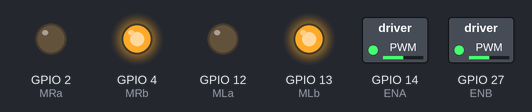
Simulated run of this sketch. Board: ESP32. Shown: switched loads named in the sketch (green lamp = pin HIGH), output pins drawn as LEDs (lit = HIGH). What the sketch prints to the serial monitor is not drawn.

Above: at 0.05 s.
At 2.95 s:
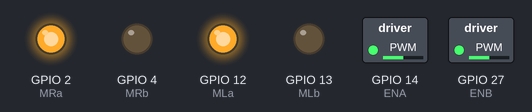
At 4.95 s:
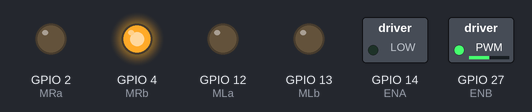
At 5.95 s:
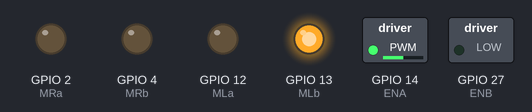
At 6.95 s:
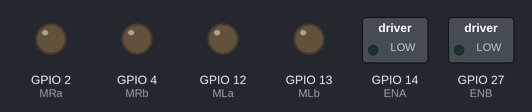
Timing chart, 0 to 9.1 s (numbered marks = the images above):
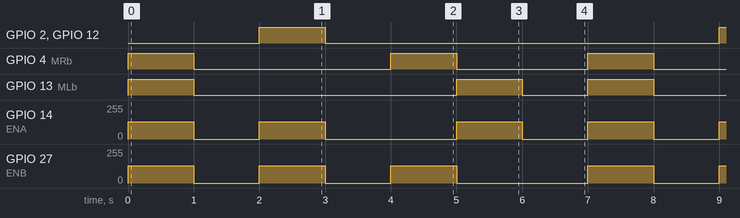

Measured:
- by itself, GPIO 2 (MRa), GPIO 12 (MLa): alternates HIGH for 1.0 s and LOW for 6.0 s
- by itself, GPIO 4 (MRb): repeats every 7.0 s: LOW 3.0 s, HIGH 1.0 s, LOW 2.0 s, HIGH 1.0 s
- by itself, GPIO 13 (MLb): repeats every 7.0 s: LOW 4.0 s, HIGH 1.0 s, LOW 1.0 s, HIGH 1.0 s
- by itself, GPIO 14 (ENA): repeats every 7.0 s: 0/255 1.0 s, 129/255 1.0 s, 0/255 2.0 s, 129/255 1.0 s, 0/255 1.0 s, 129/255 1.0 s
- by itself, GPIO 27 (ENB): repeats every 7.0 s: 2 × (0/255 1.0 s, 129/255 1.0 s), 0/255 2.0 s, 129/255 1.0 s

The sketch:

Testdongco.ino
```cpp
#define MLa 12
#define MLb 13
#define ENA 14

#define MRa 2
#define MRb 4
#define ENB 27

void setup() {
  pinMode(MLa, OUTPUT);
  pinMode(MLb, OUTPUT);
  pinMode(MRa, OUTPUT);
  pinMode(MRb, OUTPUT);
  ledcSetup(0, 1000, 8); //chanel 0, 1000hz, phan giai 8bit
  ledcAttachPin(ENA, 0); //gan chan GPIO 14 vao kenh 0 de dieu khien

  ledcSetup(1, 1000, 8); //chanel 1, 1000hz, do phan giai 8bit
  ledcAttachPin(ENB, 1); //gan chan 27 vao kenh 1
  Serial.begin(115200);
}

void setSpeed(int leftSpeed, int rightSpeed)
{
  leftSpeed = constrain(leftSpeed, 0, 255); //gioi han toc do 225
  rightSpeed = constrain(rightSpeed, 0, 255);

  ledcWrite(0, leftSpeed); // gan chan leftSpeed vao kenh 0 chung voi chan 14
  ledcWrite(1, rightSpeed);
}

void logAction(const char* action) {
  Serial.print(millis());
  Serial.print(" ms -> ");
  Serial.println(action);
}

void forward(int speed = 200) {
  digitalWrite(MLa, LOW);
  digitalWrite(MLb, HIGH);
  digitalWrite(MRa, LOW);
  digitalWrite(MRb, HIGH);
  setSpeed(speed, speed);
}

void backward(int speed = 200) {
  digitalWrite(MLa, HIGH);
  digitalWrite(MLb, LOW);
  digitalWrite(MRa, HIGH);
  digitalWrite(MRb, LOW);
  setSpeed(speed, speed);
}

void turnLeft(int speed = 200) {
  digitalWrite(MLa, LOW);
  digitalWrite(MLb, LOW);
  digitalWrite(MRa, LOW);
  digitalWrite(MRb, HIGH);
  setSpeed(0, speed);
}

void turnRight(int speed = 200) {
  digitalWrite(MLa, LOW);
  digitalWrite(MLb, HIGH);
  digitalWrite(MRa, LOW);
  digitalWrite(MRb, LOW);
  setSpeed(speed, 0);
}

void stopMotors() {
  digitalWrite(MLa, LOW);
  digitalWrite(MLb, LOW);
  digitalWrite(MRa, LOW);
  digitalWrite(MRb, LOW);
  setSpeed(0, 0);
}

void loop() {

  logAction("forward");
  forward(130);
  delay(1000);

  logAction("Dừng");
  stopMotors();
  delay(1000);

  logAction("Bắt đầu lùi");
  backward(130);
  delay(1000);
  logAction("Kết thúc lùi");

  logAction("Dừng");
  stopMotors();
  delay(1000);

  logAction("Bắt đầu quay trái");
  turnLeft(130);
  delay(1000);
  logAction("Kết thúc quay trái");

  logAction("Bắt đầu quay phải");
  turnRight(130);
  delay(1000);
  logAction("Kết thúc quay phải");

  logAction("Dừng");
  stopMotors();
  delay(1000);
}
```
